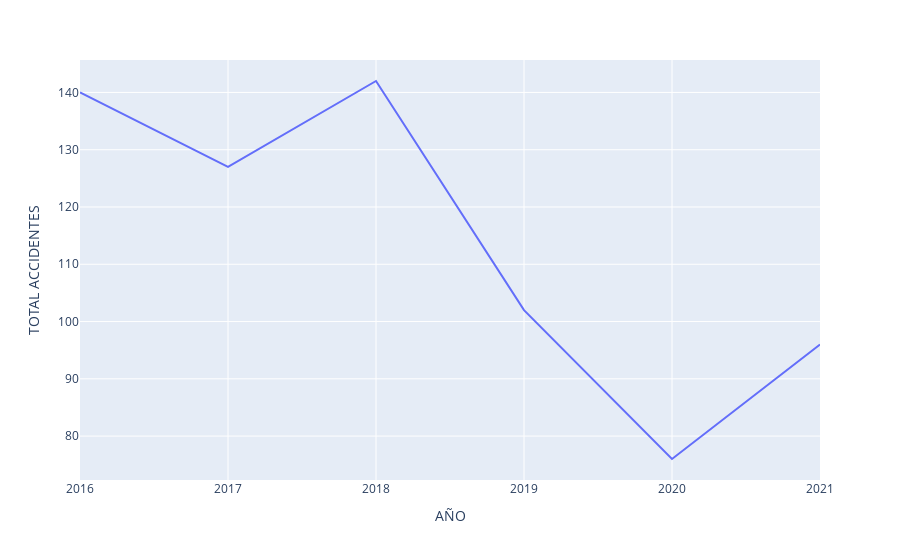

Source (notebook cell):
### Markdown cell above
<h3>Accidentes por año</h3>

### Code cell
df_homicidios_total = df_homicidios[['ID', 'AAAA']].groupby('AAAA').count()
df_homicidios_total = df_homicidios_total.reset_index()
df_homicidios_total.columns = ["AÑO", "TOTAL ACCIDENTES"]

px.line(df_homicidios_total, x='AÑO', y='TOTAL ACCIDENTES')

### Figure 1 — Plotly figure (JSON) as saved in the notebook; plotly's stock layout.template omitted (floating-point values rounded to 4 significant figures)
{"data": [{"hovertemplate": "AÑO=%{x}<br>TOTAL ACCIDENTES=%{y}<extra></extra>", "legendgroup": "", "line": {"color": "#636efa", "dash": "solid"}, "marker": {"symbol": "circle"}, "mode": "lines", "name": "", "orientation": "v", "showlegend": false, "type": "scatter", "x": [2016, 2017, 2018, 2019, 2020, 2021], "xaxis": "x", "y": [140, 127, 142, 102, 76, 96], "yaxis": "y"}], "layout": {"legend": {"tracegroupgap": 0}, "margin": {"t": 60}, "xaxis": {"anchor": "y", "domain": [0, 1], "title": {"text": "AÑO"}}, "yaxis": {"anchor": "x", "domain": [0, 1], "title": {"text": "TOTAL ACCIDENTES"}}}}
